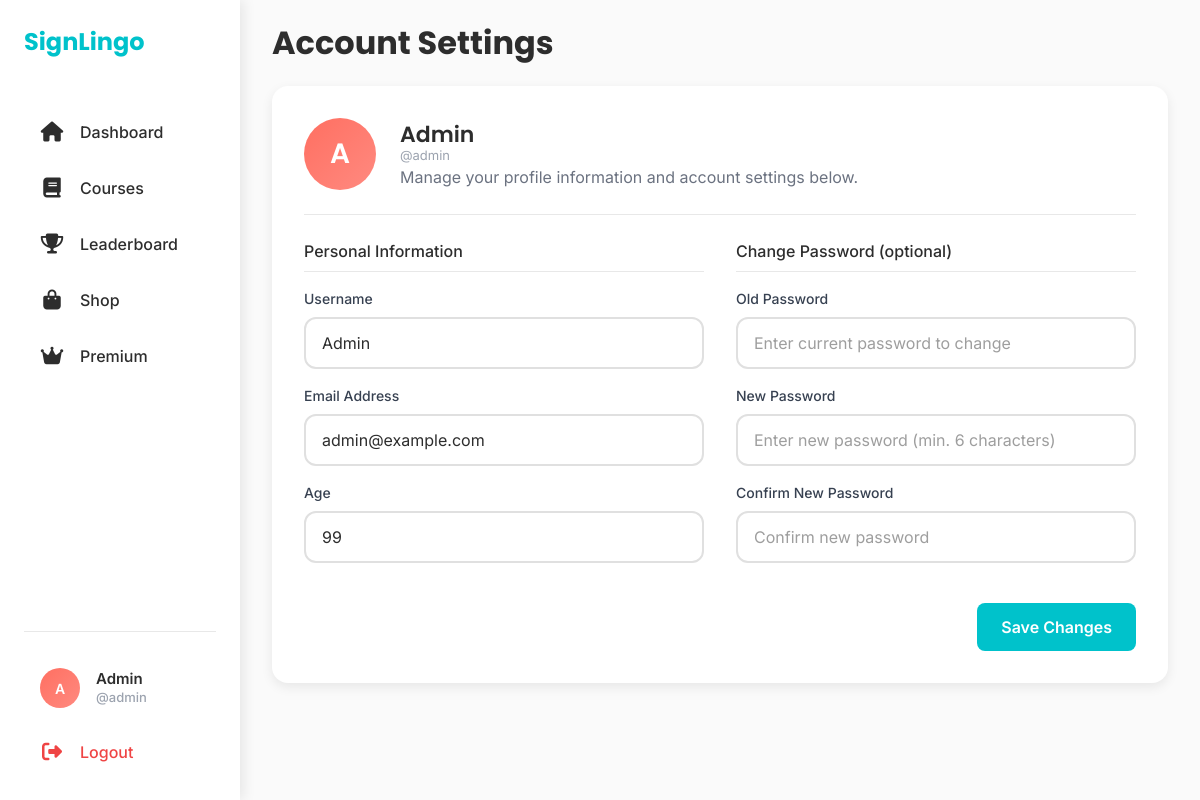
Page /edit-account (signed in) on the committed database.
### models.py (models this page shows, shortened)
class User(db.Model):
    id = db.Column(db.Integer, primary_key=True)
    name = db.Column(db.String(80), nullable=False)
    age = db.Column(db.Integer)
    email = db.Column(db.String(120), unique=True, nullable=False)
    password = db.Column(db.String(80), nullable=False)
    points = db.Column(db.Integer, default=0)
    lesson_statuses = db.relationship('UserLessonStatus', backref='user', lazy=True)
    is_verified = db.Column(db.Boolean, default=False)
    lives = db.Column(db.Integer, default=5)
    username = db.Column(db.String(80), unique = True)
    streak = db.Column(db.Integer, default=0)
    last_login_date = db.Column(db.Date, default=date.today)
    friends = db.relationship('User',
                               secondary=friendship,
                               primaryjoin=(friendship.c.user_id == id),
                               secondaryjoin=(friendship.c.friend_id == id),
                               backref=db.backref('friend_of', lazy='dynamic'),
                               lazy='dynamic')

### routes.py (the view, shortened to what this page needs)
@auth_bp.route('/edit-account', methods=['GET', 'POST'])
def edit_account():
    user_id = session.get('user_id')
    if not user_id:
        flash('Please log in to edit your account.', 'warning')
        return redirect(url_for('auth.login'))
    user = User.query.get(user_id)
    full_name = user.name
    first_name,initials = get_initials(full_name)
    if not user:
        flash('User not found. Please log in again.', 'danger')
        session.pop('user_id', None)
        session.pop('user', None)
        session.pop('user_name', None)
        return redirect(url_for('auth.login'))
    current_user_data_for_form = {
        'name': user.name,
        'age': user.age,
        'email': user.email
    }
    return render_template('edit_account.html', current_user_data=current_user_data_for_form, user=user, initials=initials, full_name=full_name)

### tertiary.py (called while the page is built)
def get_initials(full_name):
    name_parts = full_name.split()
    first_name = name_parts[0]
    last_initial = name_parts[1][0] if len(name_parts) > 1 else ''
    initials = (first_name[0] + last_initial).upper()
    return first_name, initials

### templates/edit_account.html (shortened to what this page needs)
<!DOCTYPE html>
<html lang="en">
<head>
    <link href="https://cdn.jsdelivr.net/npm/bootstrap@5.3.0/dist/css/bootstrap.min.css" rel="stylesheet">
    <link rel="stylesheet" href="https://cdnjs.cloudflare.com/ajax/libs/font-awesome/6.4.0/css/all.min.css">
    <link rel="stylesheet" href="/static/css/global_style.css">
    <link rel="stylesheet" href="/static/css/edit_account_style.css">
</head>
<body>
    <nav class="sidebar" id="sidebar">
        <div class="sidebar-header">
            <a class="sidebar-brand" href="/dashboard">SignLingo</a>
        </div>
        <div class="sidebar-menu">
            <a class="sidebar-link" href="/dashboard">
                <i class="fas fa-house"></i>
                <span>Dashboard</span>
            </a>
            <a class="sidebar-link" href="/course">
                <i class="fas fa-book"></i>
                <span>Courses</span>
            </a>
            <a class="sidebar-link" href="/leaderboard">
                <i class="fas fa-trophy"></i>
                <span>Leaderboard</span>
            </a>
            <a class="sidebar-link" href="/shop">
                <i class="fas fa-shopping-bag"></i>
                <span>Shop</span>
            </a>
            <a class="sidebar-link" href="/premium">
                <i class="fas fa-crown"></i>
                <span>Premium</span>
            </a>
        </div>
        <div class="sidebar-footer">
            <a class="profile-link" href="/edit-account" id="profileLink">
                <div class="profile-circle-sidebar">{{ initials }}</div>
                <div class="profile-info">
                    <span id="profileName">{{ full_name }}</span>
                    <span class="profile-id">{{user.username}}</span>
                </div>
            </a>
            <a class="logout-link" href="/logout">
                <i class="fas fa-sign-out-alt"></i>
                <span>Logout</span>
            </a>
        </div>
    </nav>
    <div class="main-content">
         <div class="content-wrapper">
            <div class="page-header mb-4">
                <h1 class="hero-title">Account Settings</h1>
            </div>
            <form class="account-form-card" id="edit-account-form" method="POST" action="{{ url_for('auth.edit_account') }}">
                <div class="profile-header">
                    <div class="profile-image">{{ initials }}</div>
                    <div class="profile-info">
                        <h3>{{ current_user_data.name if current_user_data else 'Username' }}</h3>
                        <span class="user-id">{{user.username}}</span>
                        <p>Manage your profile information and account settings below.</p>
                    </div>
                </div>
                <div class="form-columns-wrapper">
                    <div class="form-column">
                        <p class="form-section-divider">Personal Information</p>
                        <div class="form-field-group">
                            <label for="name">Username</label>
                            <input type="text" id="name" placeholder="Enter your full name" name="name" value="{{ current_user_data.name if current_user_data else '' }}">
                        </div>
                        <div class="form-field-group">
                            <label for="email">Email Address</label>
                            <input type="email" id="email" placeholder="Enter your email address" name="email" value="{{ current_user_data.email if current_user_data else '' }}" required>
                        </div>
                        <div class="form-field-group">
                            <label for="age">Age</label>
                            <input type="number" id="age" placeholder="Enter your age" name="age" value="{{ current_user_data.age if current_user_data else '' }}" required>
                        </div>
                    </div>
                    <div class="form-column">
                        <p class="form-section-divider">Change Password (optional)</p>
                        <div class="form-field-group">
                            <label for="current_password">Old Password</label>
                            <input type="password" id="current_password" placeholder="Enter current password to change" name="current_password">
                        </div>
                        <div class="form-field-group">
                            <label for="new_password">New Password</label>
                            <input type="password" id="new_password" placeholder="Enter new password (min. 6 characters)" name="new_password">
                        </div>
                        <div class="form-field-group">
                            <label for="confirm_new_password">Confirm New Password</label>
                            <input type="password" id="confirm_new_password" placeholder="Confirm new password" name="confirm_new_password">
                        </div>
                    </div>
                </div>
                <div class="button-group">
                    <button type="submit" class="save-changes-btn">Save Changes</button>
                </div>
            </form>
        </div>
    </div>
</body>
</html>

### static/css/global_style.css (style rules this page uses)
:root { --primary: #00C2CB; --secondary: #FF6F61; --accent: #A6E22E; --neutral-dark: #2D2D2D; --neutral-light: #FAFAFA; --white: #FFFFFF; --border: #E8E8E8; --card-shadow: rgba(0, 0, 0, 0.08); --hover-shadow: rgba(0, 0, 0, 0.12); --gold: #FFD700; --bronze: #CD7F32; --space-xs: 4px; --space-s: 8px; --space-m: 16px; --space-l: 24px; --space-xl: 32px; --space-xxl: 48px; --sidebar-width: 240px; }
body { font-family: 'Inter', -apple-system, BlinkMacSystemFont, 'Segoe UI', Roboto, sans-serif; background-color: var(--neutral-light); color: var(--neutral-dark); margin: 0; padding: 0; font-size: 16px; line-height: 1.5; }
h1, h2, h3, h4, h5, h6 { font-family: 'Poppins', sans-serif; margin: 0; }
.main-content { margin-left: var(--sidebar-width); min-height: 100vh; transition: margin-left 0.3s ease; }
.sidebar { position: fixed; left: 0; top: 0; width: var(--sidebar-width); height: 100vh; background-color: var(--white); box-shadow: 4px 0 12px var(--card-shadow); display: flex; flex-direction: column; z-index: 1000; padding: var(--space-l); transition: all 0.3s ease; }
.sidebar-header { margin-bottom: var(--space-xxl); }
.sidebar-brand { font-family: 'Poppins', sans-serif; font-size: 24px; font-weight: 700; color: var(--primary); text-decoration: none; display: block; white-space: nowrap; }
.sidebar-menu { flex: 1; }
.sidebar-link { display: flex; align-items: center; gap: var(--space-m); padding: 12px var(--space-m); margin-bottom: var(--space-s); border-radius: 8px; color: var(--neutral-dark); text-decoration: none; font-weight: 500; transition: all 0.3s ease; white-space: nowrap; cursor: pointer; }
.sidebar-link i { font-size: 20px; width: 24px; text-align: center; flex-shrink: 0; }
.sidebar-footer { padding-top: var(--space-l); border-top: 1px solid var(--border); position: relative; }
.profile-link { display: flex; align-items: center; gap: var(--space-m); padding: 12px var(--space-m); margin-bottom: var(--space-s); border-radius: 8px; color: var(--neutral-dark); text-decoration: none; font-weight: 500; transition: all 0.3s ease; cursor: pointer; }
.profile-circle-sidebar { width: 40px; height: 40px; background: linear-gradient(135deg, var(--secondary), #FF8A80); border-radius: 50%; display: flex; align-items: center; justify-content: center; color: var(--white); font-weight: 600; font-size: 14px; flex-shrink: 0; }
.profile-info { display: flex; flex-direction: column; line-height: 1.2; }
#profileName { font-weight: 600; font-size: 15px; color: var(--neutral-dark); }
.profile-id { font-size: 13px; margin-top: 2px; color: #9CA3AF; }
.logout-link { display: flex; align-items: center; gap: var(--space-m); padding: 12px var(--space-m); border-radius: 8px; color: #EF4444; text-decoration: none; font-weight: 500; transition: all 0.3s ease; cursor: pointer; }
.logout-link i { font-size: 20px; width: 24px; text-align: center; flex-shrink: 0; }
.content-wrapper { padding: var(--space-l) var(--space-xl) var(--space-xxl); }

### rows in the picture
User: name "Admin", username "@admin", email "admin@example.com"

### other values in the picture
{{ initials }} "A"
